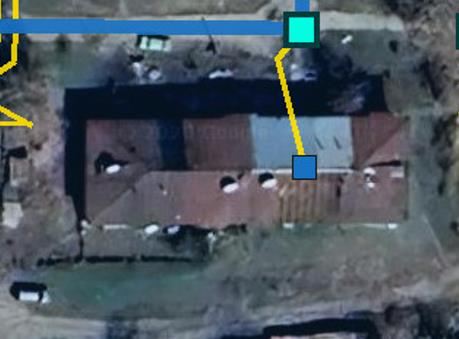
#> input picture work/altay3/img_9_p1.png, 459 x 339 px, found by its file name
$ python 59h_montage.py
#> lines starting #> are read from the running program, lines starting #| are printed output that depends on the picture; pictures that were not available may be replaced by others from this repository, and a replacement may not be noted
#!/usr/bin/env python3
# -*- coding: utf-8 -*-
"""Task 59h: монтаж для заказчика — altay3 «Это многоквартирный дом».
Ряд 1: скриншот заказа | та же зона на обновлённой карте (значок МЖД «4»).
Ряд 2: карточки ИТОГИ и МЕТОД (идентификация скриншота)."""
import json
from pathlib import Path

from PIL import Image, ImageDraw, ImageFont

BASE = Path('/home/z/my-project')
OUT = BASE / 'download/snp_vko/altay3_task59_result.jpg'
FB = '/usr/share/fonts/truetype/dejavu/DejaVuSans-Bold.ttf'
FR = '/usr/share/fonts/truetype/dejavu/DejaVuSans.ttf'


def F(sz, bold=True):
    return ImageFont.truetype(FB if bold else FR, sz)


def main():
    fig = Image.open(BASE / 'work/altay3/img_9_p1.png').convert('RGB')
#> fig is the input picture: PIL image 459x339 RGB; mean R, G, B 76.3, 87.3, 97.1
    # зона на карте: значок на (3491, 4080), здание ниже; кроп 560x440
    mp = Image.open(BASE / 'download/snp_vko/'
                    '05_Пригородное_зоны_ОРШ_схема_D.jpg')
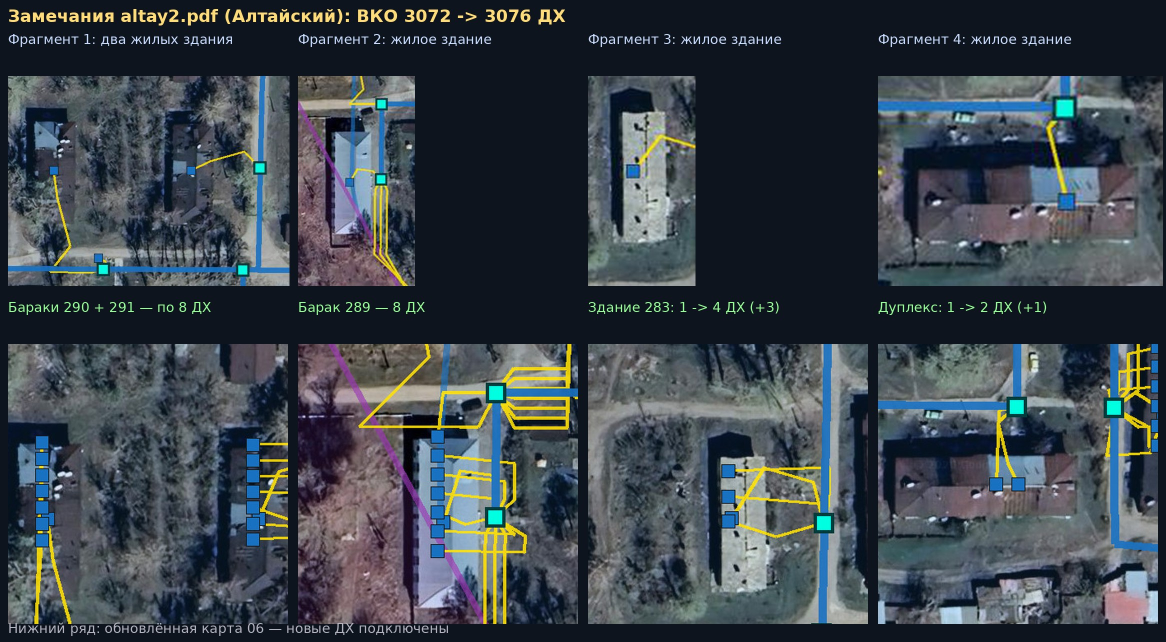
#> input picture download/snp_vko/altay2_task55_result.jpg, 2332 x 1284 px, given in place of 05_Пригородное_зоны_ОРШ_схема_D.jpg, which was not available (shown at 1/2 size)
#> mp is the input picture: PIL image 2332x1284 RGB; mean R, G, B 59.4, 67.9, 75.2
    cx, cy = 3491, 4080
    crop = mp.crop((cx - 280, cy - 120, cx + 280, cy + 320))
#> crop: PIL image 560x440 RGB; every value is 0

    W = 1240
    ph = 60
    row_h = 420
    card_h = 240
    H = ph + row_h + 16 + card_h + 24
    canvas = Image.new('RGB', (W, H), (10, 16, 26))
    dr = ImageDraw.Draw(canvas)

    dr.text((24, 14), 'altay3.pdf: «Это многоквартирный дом» — Пригородное, '
            'здание OSM 688327687 (10,9 x 25,6 м)',
            font=F(26), fill=(140, 220, 255))

    # ряд 1: скриншот | карта
    pw = (W - 48 - 16) // 2
    f1 = fig.copy()
    f1.thumbnail((pw, row_h - 44), Image.LANCZOS)
    c1 = Image.new('RGB', (pw, row_h - 44), (18, 26, 38))
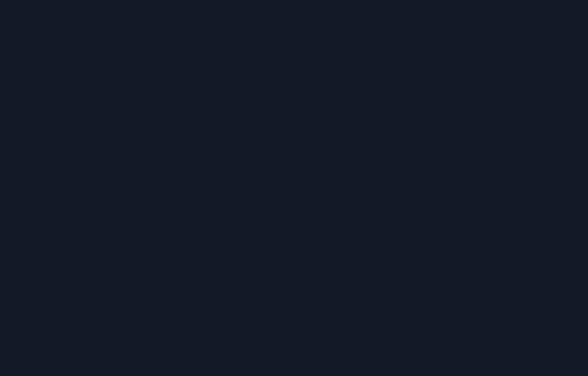
#> c1: PIL image 588x376 RGB; mean R, G, B 18, 26, 38
    c1.paste(f1, ((pw - f1.width) // 2, (row_h - 44 - f1.height) // 2))
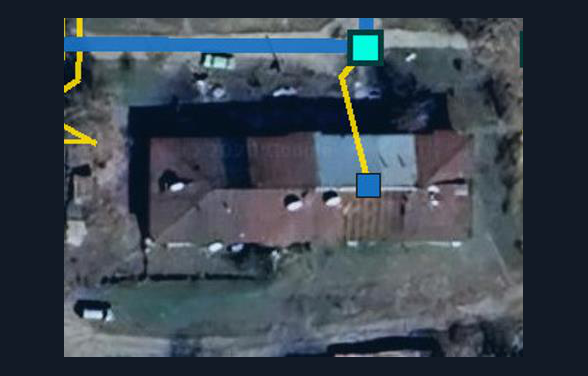
#> c1: PIL image 588x376 RGB; mean R, G, B 59, 69.2, 79.6
    canvas.paste(c1, (24, ph + 36))
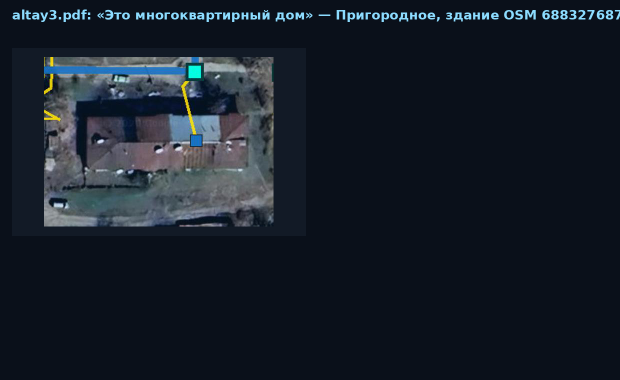
#> canvas: PIL image 1240x760 RGB (shown at 1/2 size); mean R, G, B 22.8, 30.5, 40.8
    dr.text((24, ph + 8), 'Скриншот заказчика (altay3.pdf)',
            font=F(22), fill=(255, 220, 120))

    c2 = Image.new('RGB', (pw, row_h - 44), (18, 26, 38))
    f2 = crop.copy()
    f2.thumbnail((pw, row_h - 44), Image.LANCZOS)
#> f2: PIL image 479x376 RGB; every value is 0
    c2.paste(f2, ((pw - f2.width) // 2, (row_h - 44 - f2.height) // 2))
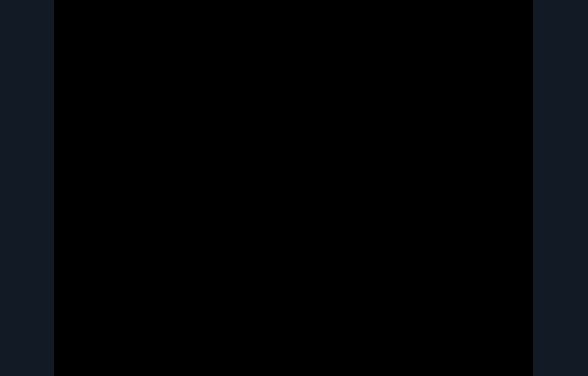
#> c2: PIL image 588x376 RGB; mean R, G, B 3.3, 4.8, 7
    canvas.paste(c2, (24 + pw + 16, ph + 36))
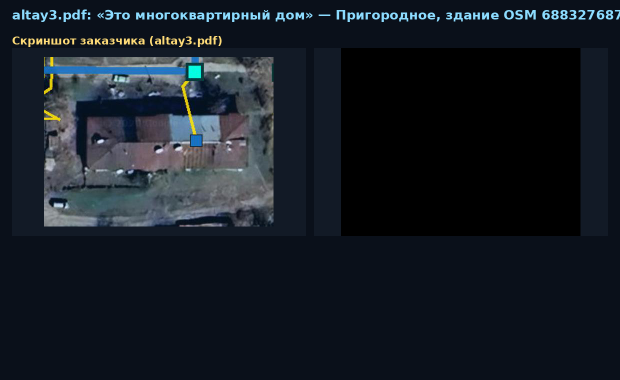
#> canvas: PIL image 1240x760 RGB (shown at 1/2 size); mean R, G, B 21.9, 28.5, 36.7
    dr.text((24 + pw + 16, ph + 8),
            'Карта v9: значок МЖД «4» (дропы скрыты, расчёт сохранён)',
            font=F(22), fill=(150, 255, 170))

    # рамки
    for x in (24, 24 + pw + 16):
        dr.rectangle([x, ph + 36, x + pw, ph + 36 + row_h - 44],
                     outline=(90, 130, 170), width=2)

    # ряд 2: карточки
    y0 = ph + row_h + 16
    cw = (W - 48 - 16) // 2
    dr.rounded_rectangle([24, y0, 24 + cw, y0 + card_h], radius=12,
                         fill=(16, 28, 44), outline=(70, 120, 160), width=2)
    dr.rounded_rectangle([24 + cw + 16, y0, 24 + cw + 16 + cw, y0 + card_h],
                         radius=12, fill=(16, 28, 44),
                         outline=(70, 120, 160), width=2)
    dr.text((40, y0 + 16), 'ИТОГИ', font=F(24), fill=(140, 220, 255))
    lines = [
        '• Формула квартир (lv=1, S=279,5 м², 1 подъезд): N = 4',
        '• Пригородное: 286 -> 288 ДХ (+2)',
        '• ВКО: 3087 -> 3089 ДХ · 1498,3 вол-км · 6942 сварки',
        '• Значков МЖД теперь 32 (Пригородное +1)',
        '• QA: ВСЕ ПРОВЕРКИ ПРОЙДЕНЫ (84/84)',
    ]
    for i, t in enumerate(lines):
        dr.text((40, y0 + 56 + i * 34), t, font=F(20, False),
                fill=(225, 235, 245))

    dr.text((40 + cw + 16, y0 + 16), 'КАК ИДЕНТИФИЦИРОВАНО',
            font=F(24), fill=(140, 220, 255))
    lines2 = [
        '• Скриншот привязан к карте 05: то же здание,',
        '  та же муфта 108 и трасса дропа',
        '• 1 этаж: двускатная крыша, ширина 10,8 м,',
        '  тени как у соседних 1-эт. домов (VLM, 85%)',
        '• Квартирные ДХ — вдоль длинной оси здания',
    ]
    for i, t in enumerate(lines2):
        dr.text((40 + cw + 16, y0 + 56 + i * 34), t, font=F(20, False),
                fill=(225, 235, 245))

    canvas.save(OUT, quality=92)
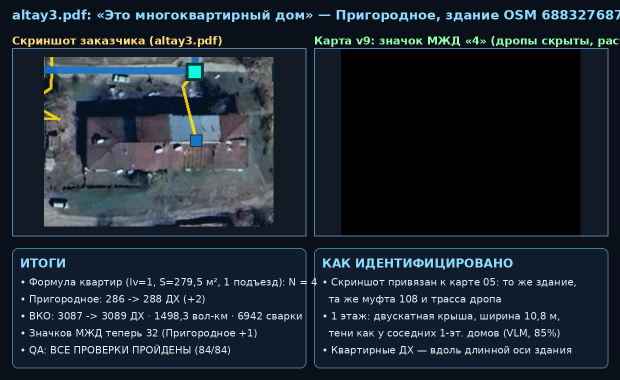
#> saved as altay3_task59_result.jpg: PIL image 1240x760 RGB (shown at 1/2 size); mean R, G, B 30.1, 39.6, 49.6
    print('saved', OUT, canvas.size)
#| saved /home/z/my-project/download/snp_vko/altay3_task59_result.jpg (1240, 760)


if __name__ == '__main__':
    main()
